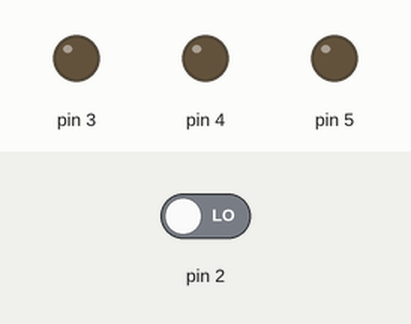
A sketch run on a simulated Arduino Uno, built with avr-gcc and run on an emulated ATmega328P. Parts: output pins drawn as LEDs (lit = HIGH). Inputs (shaded band) come from the test bench; at power-on: pin 2 LOW.

Above: at 1.2 s.
1.3 s: pin 2 driven HIGH
At 2.2 s:
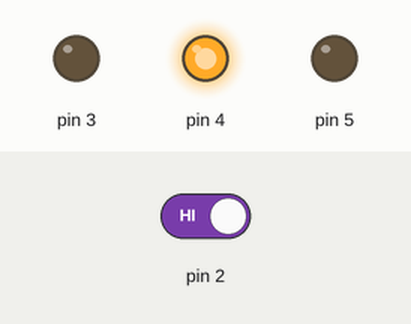
Timing chart, 0 to 4.3 s (numbered marks = the images above; inputs shaded):
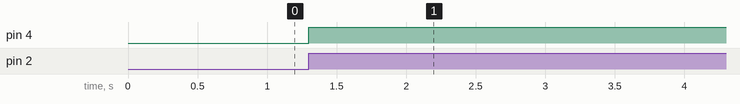

Measured:
- after the input at 1.3 s, pin 4: LOW → HIGH at once

The sketch:

Push_Button_4.apb.ino
```cpp
int _ABVAR_1_val = 0 ;

void setup()
{
  pinMode( 2, INPUT);
  pinMode( 3 , OUTPUT);
  pinMode( 4 , OUTPUT);
  pinMode( 5 , OUTPUT);
  _ABVAR_1_val = 0 ;

}

void loop()
{
  if (digitalRead(2))
  {
    _ABVAR_1_val = ( 1 + _ABVAR_1_val ) ;
    if (( ( _ABVAR_1_val ) == ( 1 ) ))
    {
      digitalWrite( 3 , LOW );
      digitalWrite( 4 , HIGH );
      digitalWrite( 5 , LOW );
    }
    if (( ( _ABVAR_1_val ) == ( 2 ) ))
    {
      digitalWrite( 3 , LOW );
      digitalWrite( 4 , HIGH );
      digitalWrite( 5 , LOW );
    }
    if (( ( _ABVAR_1_val ) == ( 3 ) ))
    {
      digitalWrite( 3 , LOW );
      digitalWrite( 4 , HIGH );
      digitalWrite( 5 , LOW );
      _ABVAR_1_val = 0 ;
    }
  }
}
```
